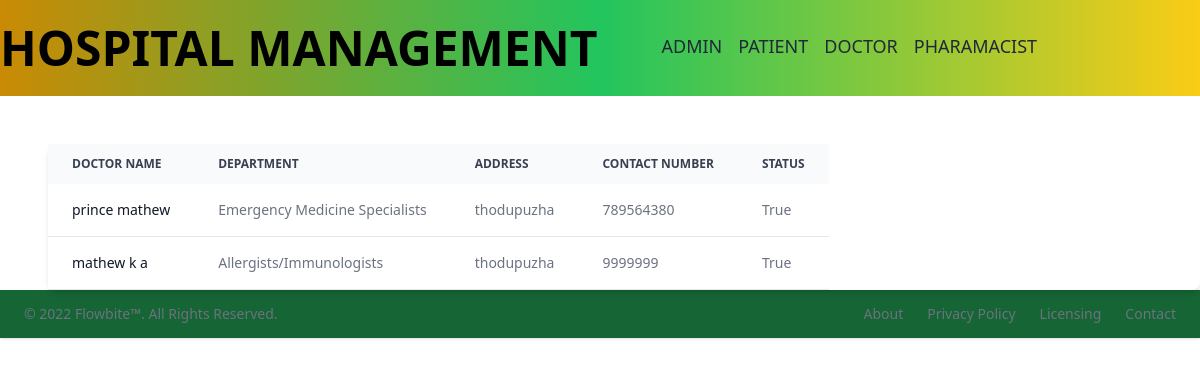
Screenshot of /accounts/admin-view-doctor with the database file from the repository.
### accounts/models.py (models this page shows, shortened)
class Doctor(models.Model):
    user=models.OneToOneField(User,on_delete=models.CASCADE)
    profile_pic= models.ImageField(upload_to='images',null=True,blank=True)
    address = models.CharField(max_length=40)
    mobile = models.CharField(max_length=20,null=True)
    department= models.CharField(max_length=50,choices=departments,default='Cardiologist')
    status=models.BooleanField(default=False)
    @property
    def get_name(self):
        return self.user.first_name+" "+self.user.last_name

### accounts/views.py (the view)
# urls.py: path('admin-view-doctor', views.admin_doctor_view,name='admin-view-doctor'),
def admin_doctor_view(request):
    doctors=models.Doctor.objects.all().filter(status=True)
    return render(request,'accounts/admin_doctor.html',{'doctors':doctors})

### accounts/templates/accounts/admin_doctor.html (shortened to what this page needs)
{% extends "accounts/base.html" %} {% block content %}
<div class=" relative shadow-md sm:rounded-lg ml-12">
    <table class=" text-sm text-left text-gray-500 dark:text-gray-400">
        <thead class="text-xs text-gray-700 uppercase bg-gray-50 dark:bg-gray-700 dark:text-gray-400">
            <tr>
                <th scope="col" class="py-3 px-6">
                    Doctor Name
                </th>
                <th scope="col" class="py-3 px-6">
                    Department
                </th>
                <th scope="col" class="py-3 px-6">
                    Address
                </th>
                <th scope="col" class="py-3 px-6">
                    Contact Number
                </th>
                <th scope="col" class="py-3 px-6">
                    Status
                </th>
            </tr>
        </thead>
        {% for d in doctors %}
        <tbody>
            <tr class="bg-white border-b dark:bg-gray-800 dark:border-gray-700 hover:bg-gray-50 dark:hover:bg-gray-600">
                <th scope="row" class="py-4 px-6 font-medium text-gray-900 whitespace-nowrap dark:text-white">
                {{d.get_name}}
                </th>
                <td class="py-4 px-6">
                    {{d.department}}
                </td>
                <td class="py-4 px-6">
                    {{d.address}}
                </td>
                <td class="py-4 px-6">
                    {{d.mobile}}
                </td>
                <td class="py-4 px-6">
                    {{d.status}}
                </td>
            </tr>
        </tbody>
        {% endfor %}
    </table>
</div>
{% endblock %}

### rows the page displays
Doctor: get_name "prince mathew", department "Emergency Medicine Specialists", address "thodupuzha", mobile "789564380", status "True"
Doctor: get_name "mathew k a", department "Allergists/Immunologists", address "thodupuzha", mobile "9999999", status "True"
